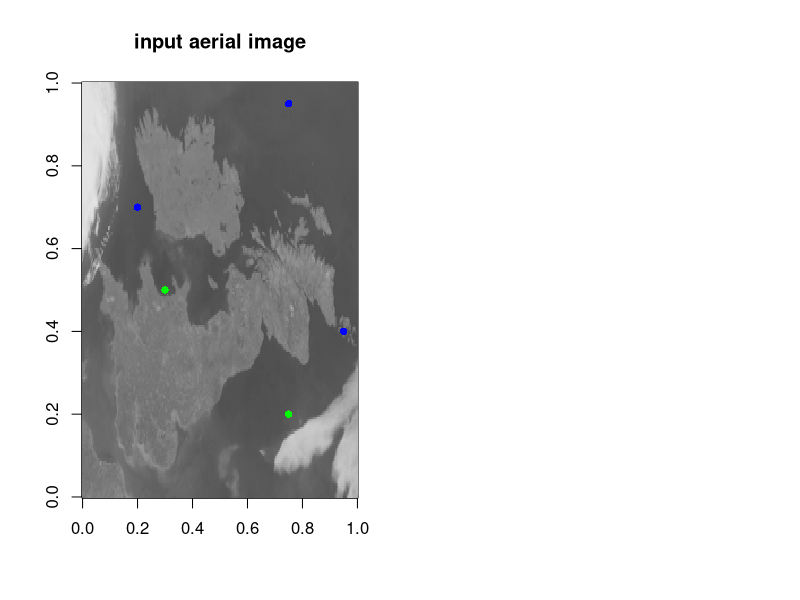

Write R code to recreate this figure. (Note: this script raises an error after producing the figure.)
## 5 Pixel classification
#
# In this example we will classify the pixels in an image as being either 'land'
# or 'other'. We will use the pixel values as features to our classifier.
# 
# Have a look at the image data/uk_ire_gray.png to see the input image.
#

# define a function we will use later to flip the images when displaying them
flip_image <- function(m) t(m)[,nrow(m):1]

# load random forest package for classification 
library(randomForest)

# load the grayscale image we wish to classify from its csv file
# 0 represents black and 255 represents white
im <-read.csv('data/uk_ire_gray.csv', header=FALSE)
height <- nrow(im)
width <- ncol(im)
print(paste("Height in pixels: ", height))
print(paste("Width in pixels: ", width))
 
# create training data as DataFrame
# pick some pixel locations in screen space that we know to be land and not land
train_x <- c(0.75, 0.30, 0.20, 0.95, 0.75)
train_y <- c(0.20, 0.50, 0.70, 0.40, 0.95)
class_names <- c('land', 'land', 'other', 'other', 'other') 

# plot the input image
# note, we need to transpose and flip the images to dislay them
par(mfrow=c(1,2))
image(flip_image(im), col=gray.colors(255))
title('input aerial image')

# plot the training datapoints as coloured circles
points(train_x[class_names=='land'], train_y[class_names=='land'], pch=16, col='green')
points(train_x[class_names=='other'], train_y[class_names=='other'], pch=16, col='blue')

# here we extract the pixel values at our training locations
# we need to scale the training points so they are in the correct units
# we also take the negative of the y values because of flipping when the image is displayed
train_pixels <- im[cbind(height-round(train_y*height), round(train_x*width))]
train_data <- data.frame(pixel_values=train_pixels, class_names)

# train classifer
rf <- randomForest(class_names ~ ., train_data)

# create test data - convert image dataframe into pixels
test_pixels <- unname(unlist(im))
test_data <- data.frame(pixel_values=test_pixels)

# perform classification on the whole image
# here we will get the random forest to return a probability 
im_prediction <- predict(rf, test_data, type='prob') 
print(head(im_prediction))

# extract the prediction for land - the porbability of the first class
prob_land <- im_prediction[,1]

# convert the prediction from a vector to a matrix
prob_land_matrix <- matrix(prob_land, nrow=nrow(im), ncol=ncol(im))

# plot the prediction as a new image on the right
image(flip_image(prob_land_matrix>0.5), col=gray.colors(255))
title('land prediction')

# compute the percentage of pixels that are predicted as land
percent_land_cover <- sum(prob_land_matrix>0.5) / (width*height)
print(paste("Predicted percentage of land pixels: ", 100*percent_land_cover))
